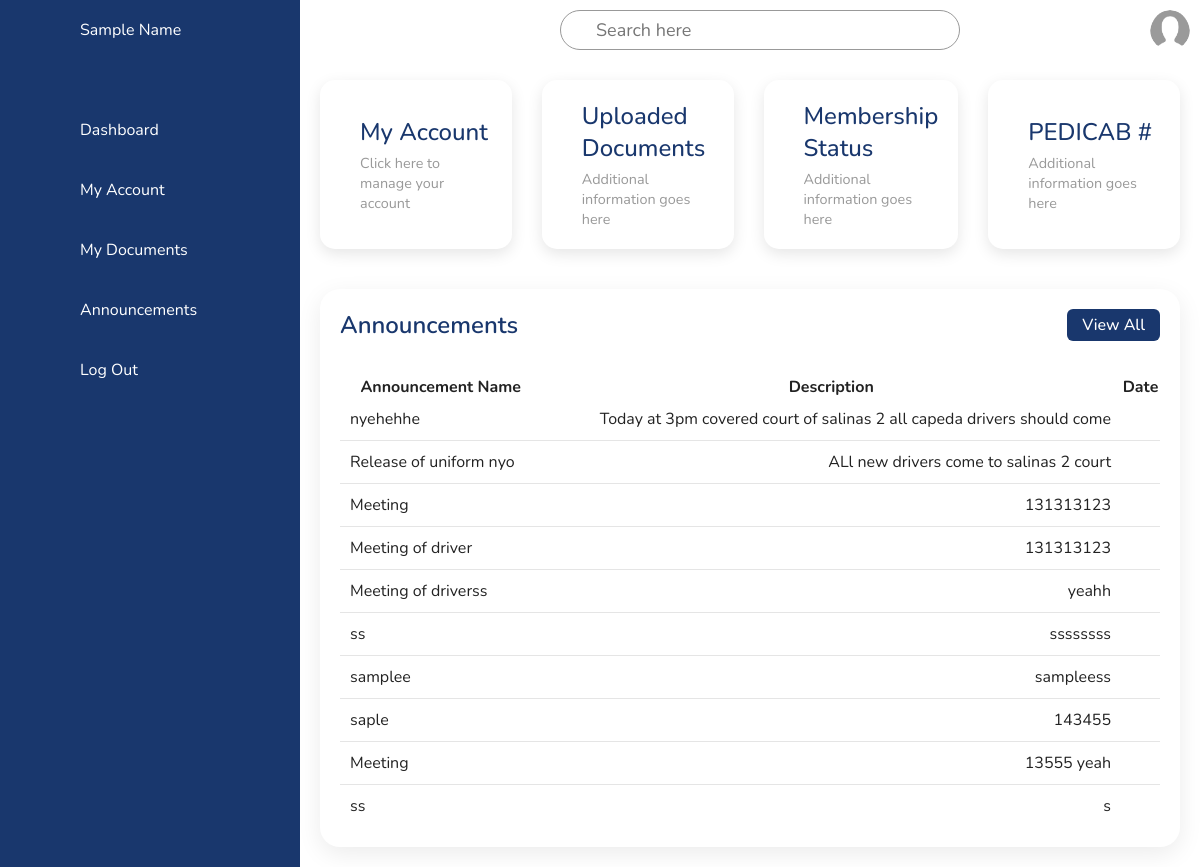
The app's page /MEMBER/memberDashboard.php, older data.
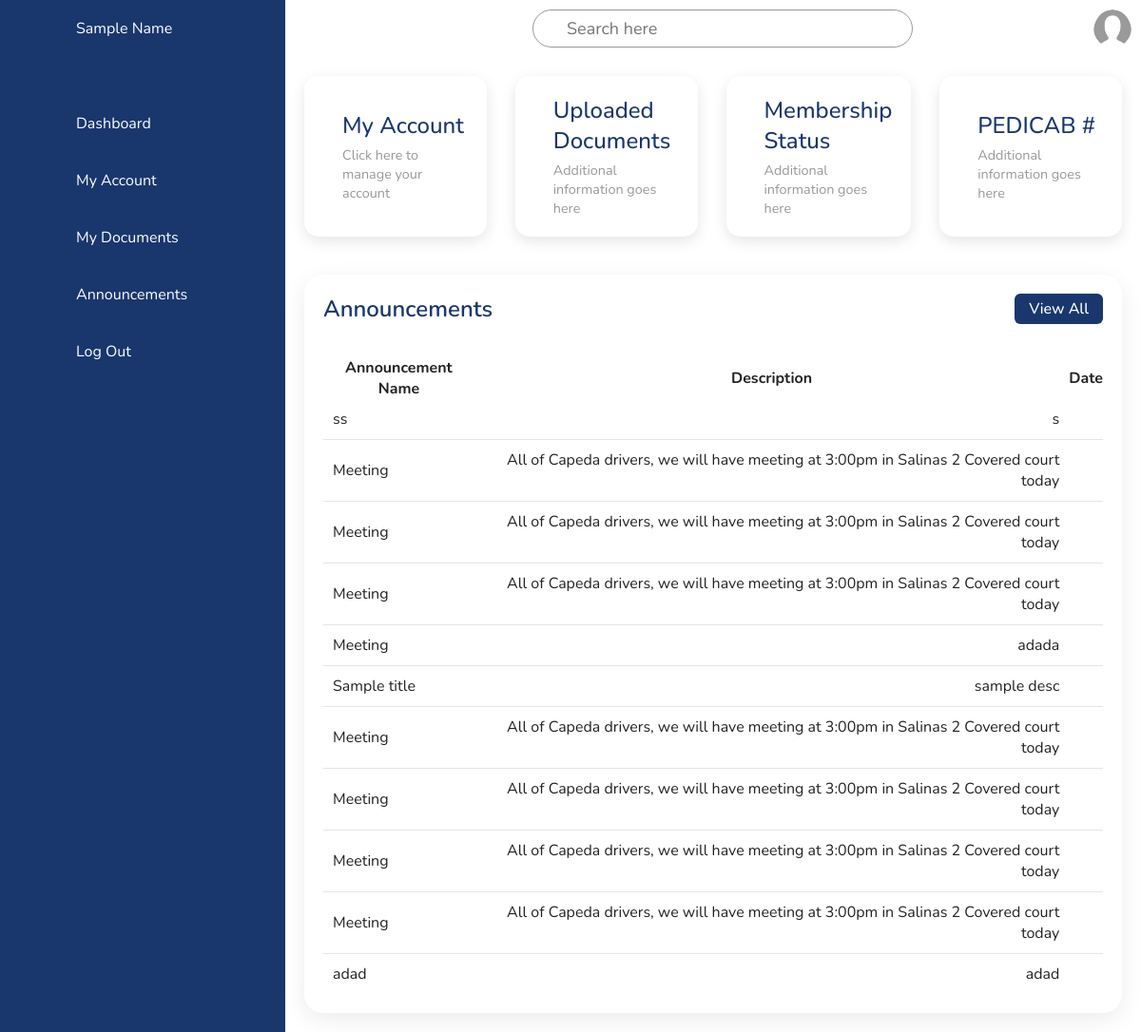
The same page, newer data.
### tables this page shows
CREATE TABLE `tbl_announcements` (
  `announcement_id` int(11) NOT NULL,
  `announcement_title` varchar(255) NOT NULL,
  `announcement_description` varchar(255) NOT NULL,
  `announcement_venue` varchar(100) NOT NULL,
  `announcement_date` date DEFAULT NULL,
  `announcement_time` time NOT NULL,
  `date_created` timestamp NOT NULL DEFAULT current_timestamp(),
  `date_updated` timestamp NOT NULL DEFAULT current_timestamp()
);

### MEMBER/memberDashboard.php (the view, shortened to what this page needs)
<?php
require "../database/config.php";
?>
<!DOCTYPE html>
<html lang="en">
<head>
    <link rel="stylesheet" href="../css/member/memberDashboard.css" />
</head>
<body>
    <div class="container">
        <?php
        include "memberNavigation.php";
        ?>
    </div>
    <div class="main">
        <div class="topbar">
            <div class="toggle">
            </div>
            <div class="search">
                <label for="">
                    <input type="text" placeholder="Search here" />
                </label>
            </div>
            <div class="user">
                <img src="../images/default.png" alt="Profile" id="userIcon">
            </div>
        </div>
        <div class="cardBox">
            <div class="card">
                <div class="cardContent">
                    <div class="cardName">My Account</div>
                    <div class="additionalText">Click here to manage your account</div>
                </div>
            </div>
            <div class="card">
                <div class="cardContent">
                    <div class="cardName">Uploaded Documents</div>
                    <div class="additionalText">Additional information goes here</div>
                </div>
            </div>
            <div class="card">
                <div class="cardContent">
                    <div class="cardName">Membership Status</div>
                    <div class="additionalText">Additional information goes here</div>
                </div>
            </div>
            <div class="card">
                <div class="cardContent">
                    <div class="cardName">PEDICAB #</div>
                    <div class="additionalText">Additional information goes here</div>
                </div>
            </div>
        </div>
        <div class="details">
            <div class="recentApplications">
                <div class="applicationHeader">
                    <h2>Announcements</h2>
                    <a href="#" class="btn">View All</a>
                </div>
                <table class="applications-table">
                    <thead>
                        <tr>
                            <th>Announcement Name</th>
                            <th>Description</th>
                            <th>Date</th>
                        </tr>
                    </thead>
                    <tbody>
                        <?php
                        $sql = mysqli_query($conn, "SELECT * from tbl_announcements ORDER BY announcement_id ASC") or die(mysqli_error($conn));
                        if (mysqli_num_rows($sql) > 0) {
                            while ($row = mysqli_fetch_array($sql)) {
                                $announcement_title = $row['announcement_title'];
                                $announcement_description = $row['announcement_description'];
                        ?>
                                <tr>
                                    <td><?php echo $announcement_title; ?></td>
                                    <td><?php echo $announcement_description; ?></td>
                                </tr>
                        <?php
                            }
                        } else {
                            echo "Record not Found";
                        }
                        ?>
                    </tbody>
                </table>
            </div>
        </div>
    </div>
</body>
</html>

Row changes from the older to the newer data that the page shows:
removed tbl_announcements: announcement_title "nyehehhe", announcement_description "Today at 3pm covered court of salinas 2 all capeda drivers should come"
removed tbl_announcements: announcement_title "Release of uniform nyo", announcement_description "ALl new drivers come to salinas 2 court"
removed tbl_announcements: announcement_title "Meeting", announcement_description "131313123"
removed tbl_announcements: announcement_title "Meeting of driver", announcement_description "131313123"
removed tbl_announcements: announcement_title "Meeting of driverss", announcement_description "yeahh"
removed tbl_announcements: announcement_title "ss", announcement_description "ssssssss"
removed tbl_announcements: announcement_title "samplee", announcement_description "sampleess"
removed tbl_announcements: announcement_title "saple", announcement_description "143455"
removed tbl_announcements: announcement_title "Meeting", announcement_description "13555 yeah"
added tbl_announcements: announcement_title "Meeting", announcement_description "All of Capeda drivers, we will have meeting at 3:00pm in Salinas 2 Covered court today"
added tbl_announcements: announcement_title "Meeting", announcement_description "All of Capeda drivers, we will have meeting at 3:00pm in Salinas 2 Covered court today"
added tbl_announcements: announcement_title "Meeting", announcement_description "All of Capeda drivers, we will have meeting at 3:00pm in Salinas 2 Covered court today"
added tbl_announcements: announcement_title "Meeting", announcement_description "adada"
added tbl_announcements: announcement_title "Sample title", announcement_description "sample desc"
added tbl_announcements: announcement_title "Meeting", announcement_description "All of Capeda drivers, we will have meeting at 3:00pm in Salinas 2 Covered court today"
added tbl_announcements: announcement_title "Meeting", announcement_description "All of Capeda drivers, we will have meeting at 3:00pm in Salinas 2 Covered court today"
added tbl_announcements: announcement_title "Meeting", announcement_description "All of Capeda drivers, we will have meeting at 3:00pm in Salinas 2 Covered court today"
added tbl_announcements: announcement_title "Meeting", announcement_description "All of Capeda drivers, we will have meeting at 3:00pm in Salinas 2 Covered court today"
added tbl_announcements: announcement_title "adad", announcement_description "adad"
